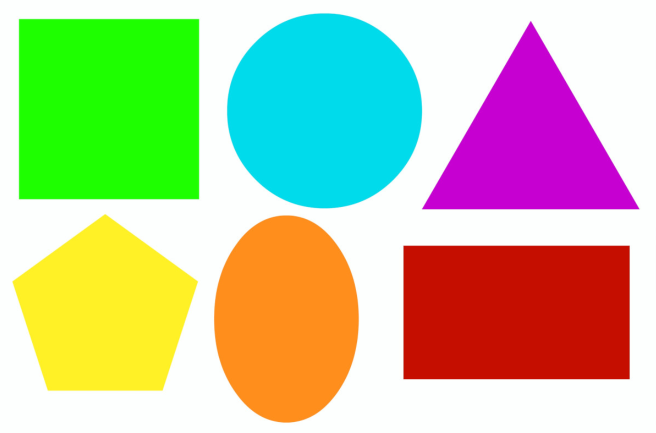
#> input picture Resources/shapes.png, 1311 x 865 px (shown at 1/2 size)
$ python learnChapter8_shapeDetection.py
#> lines starting #> are read from the running program, lines starting #| are printed output that depends on the picture; after the words box and inside, x2 and y2 are one past the last pixel; in counts of white or black regions, pixels touching at a corner belong together
import cv2
import numpy as np


def stackImages(scale, imgArray):
    rows = len(imgArray)
    cols = len(imgArray[0])
    width = imgArray[0][0].shape[1]
    height = imgArray[0][0].shape[0]
    imageBlank = np.zeros((height, width, 3), np.uint8)

    for x in range(0, rows):
        for y in range(0, cols):
            if imgArray[x][y].shape[:2] == imgArray[0][0].shape[:2]:
                imgArray[x][y] = cv2.resize(imgArray[x][y], (0, 0), None, scale, scale)
            else:
                imgArray[x][y] = cv2.resize(imgArray[x][y], (imgArray[0][0].shape[1], imgArray[0][0].shape[0]), None,
                                            scale, scale)
            if len(imgArray[x][y].shape) == 2: imgArray[x][y] = cv2.cvtColor(imgArray[x][y], cv2.COLOR_GRAY2BGR)

    hor = [imageBlank] * rows
    for x in range(0, rows):
        hor[x] = np.hstack(imgArray[x])
    return np.vstack(hor)


def getContours(img):
    contours, hierarchy = cv2.findContours(img, cv2.RETR_EXTERNAL, cv2.CHAIN_APPROX_NONE)
    for cnt in contours:
        area = cv2.contourArea(cnt)
        print(area)
        if area > 400:
            cv2.drawContours(imgContour, cnt, -1, (255, 0, 0), 3)
            peri = cv2.arcLength(cnt, True)
            print(peri)
            approx = cv2.approxPolyDP(cnt,0.02*peri,True)
            print(len(approx))
            objCor = len(approx)
            x, y, w, h = cv2.boundingRect(approx)
            aspRatio = w / float(h)

            if objCor ==3: objectType ="Triangle"
            elif objCor == 4:
                if aspRatio >0.98 and aspRatio <1.03: objectType= "Square"
                else:objectType="Rectangle"
            elif objCor== 5: objectType= "Pentagonal"
            elif objCor>5:
                if aspRatio >0.98 and aspRatio <1.03: objectType= "Circle"
                else:objectType="Oval"
            else:objectType="None"

            cv2.rectangle(imgContour,(x,y),(x+w,y+h),(0,255,0),2)
            cv2.putText(imgContour,objectType,
                        (x,y+(h//2)),cv2.FONT_HERSHEY_COMPLEX,0.7,
                        (0,0,0),2)

path = 'Resources/shapes.png'
img = cv2.imread(path)
#> img is the input picture: shape (865, 1311, 3); mean B, G, R 156.5, 196.5, 191.1
imgResize = cv2.resize(img, (480, 320))
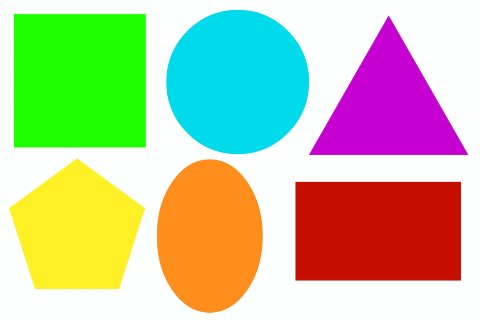
#> imgResize: shape (320, 480, 3); mean B, G, R 156.5, 196.5, 191.1
imgContour = imgResize.copy()

imgGray = cv2.cvtColor(imgContour, cv2.COLOR_BGR2GRAY)
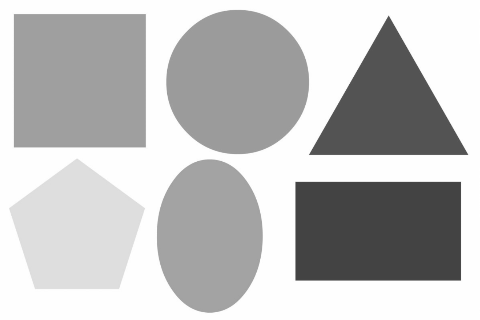
#> imgGray: shape (320, 480); min 67, max 255, mean 190.2
imgBlur = cv2.GaussianBlur(imgGray, (7, 7), 1)
imgCanny = cv2.Canny(imgBlur, 50, 50)
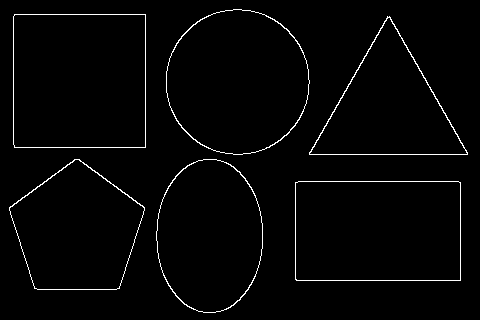
#> imgCanny: shape (320, 480); 2% white in thin lines or dots
getContours(imgCanny)
#> in getContours, `contours, hierarchy = cv2.findContours(img, cv2.RETR_EXTERNAL, cv2.CHA..`: contours = 6 contours; box (x1, y1, x2, y2) and area: (13, 14, 146, 148) 17552, (295, 181, 461, 281) 16330, (166, 9, 310, 155) 16271, (156, 159, 263, 313) 12845, (9, 159, 145, 290) 12369, (309, 16, 468, 155) 11130
#> the loop in getContours, `for cnt in contours:` made 6 passes
#> (area, peri, approx, objCor, x, y, w, h) on passes 1, 4, 5: (16330.5, 526.2, [[295, 182], [296, 280], [460, 280], [460, 182]], 4, 295, 182, 166, 99), (11130, 501.4, [[387, 16], [309, 154], [467, 154]], 3, 309, 16, 159, 139), (17552, 528.8, [[14, 14], [14, 147], [145, 147], [145, 14]], 4, 14, 14, 132, 134)
#> (area, peri, objCor, x, y, w, h, aspRatio) on passes 2, 3, 6: (12845, 434.8, 8, 156, 159, 107, 154, 0.695), (12369, 443.3, 5, 9, 159, 136, 130, 1.05), (16271, 477.6, 8, 166, 9, 144, 146, 0.986)
#> (printed output is left out)
#> after the loop in getContours, `for cnt in contours:`:
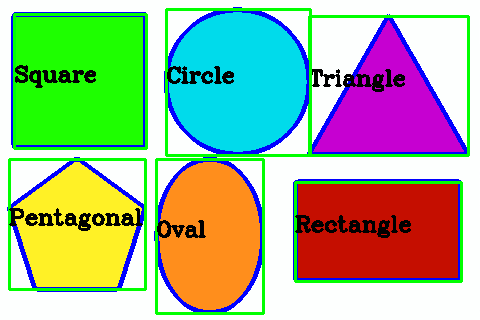
#> imgContour: shape (320, 480, 3); 14.68% of pixels changed, all inside (x1, y1, x2, y2) = (7, 7, 470, 315)

imgBlank = np.zeros_like(imgResize)
imgStack = stackImages(0.8, ([imgResize, imgGray, imgBlur],
                             [imgCanny, imgContour, imgBlank]))
#> after the loop in stackImages, `for x in range(0, rows):`: hor = 2 items
#> in stackImages, `return np.vstack(hor)`:
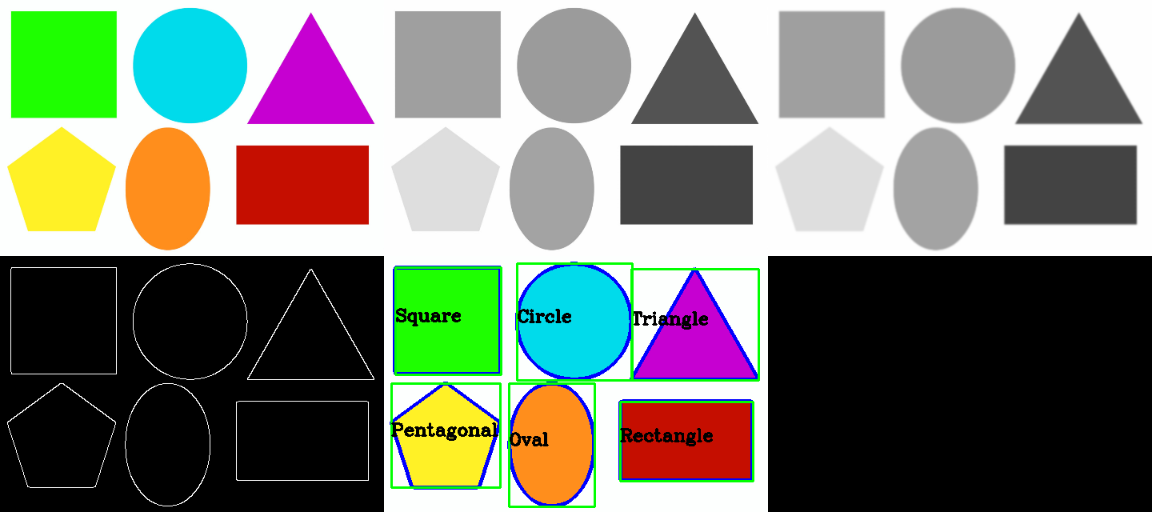
#> returned value: shape (512, 1152, 3); mean of channels 0, 1, 2 114.6, 127.5, 122.9; drawn as B, G, R

cv2.imshow("Stack", imgStack)
cv2.waitKey(0)
